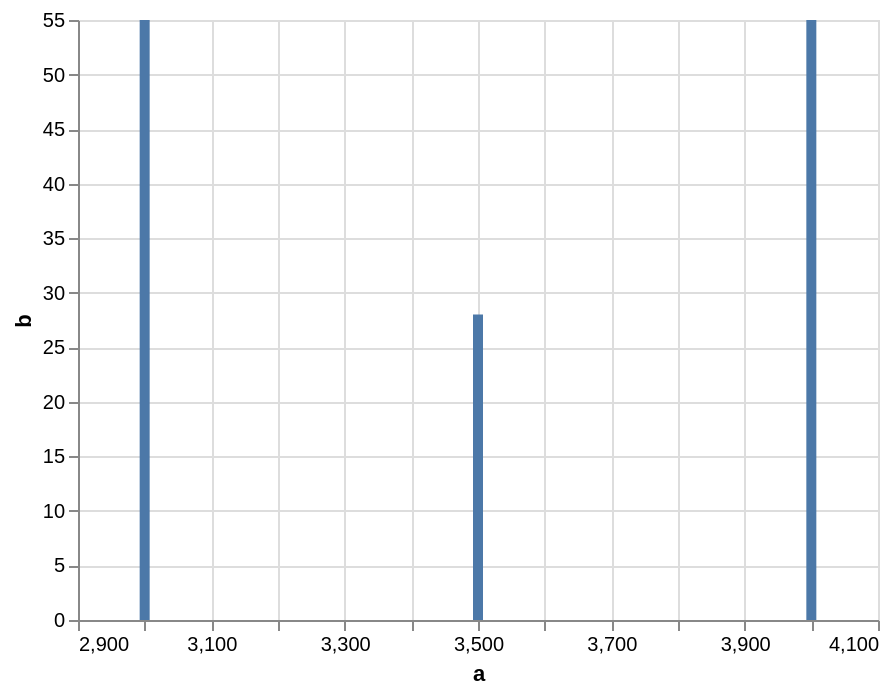

Write a Vega-Lite specification for this figure.
### Vega specification from a JSON file in a GitHub repository (floating-point values rounded to 4 significant figures)
{"$schema": "https://vega.github.io/schema/vega/v5.json", "background": "white", "padding": 5, "width": 400, "height": 300, "style": "cell", "data": [{"name": "source_0", "values": [{"a": 3000, "b": 55}, {"a": 3500, "b": 28}, {"a": 4000, "b": 55}]}, {"name": "data_0", "source": "source_0", "transform": [{"type": "stack", "groupby": ["a"], "field": "b", "sort": {"field": [], "order": []}, "as": ["b_start", "b_end"], "offset": "zero"}, {"type": "filter", "expr": "isValid(datum[\"a\"]) && isFinite(+datum[\"a\"]) && isValid(datum[\"b\"]) && isFinite(+datum[\"b\"])"}]}], "marks": [{"name": "marks", "type": "rect", "style": ["bar"], "from": {"data": "data_0"}, "encode": {"update": {"fill": {"value": "#4c78a8"}, "ariaRoleDescription": {"value": "bar"}, "description": {"signal": "\"a: \" + (format(datum[\"a\"], \"\")) + \"; b: \" + (format(datum[\"b\"], \"\"))"}, "xc": {"scale": "x", "field": "a"}, "width": {"value": 5}, "y": {"scale": "y", "field": "b_end"}, "y2": {"scale": "y", "field": "b_start"}}}}], "scales": [{"name": "x", "type": "linear", "domain": {"data": "data_0", "field": "a"}, "range": [0, {"signal": "width"}], "nice": true, "zero": false, "padding": 5}, {"name": "y", "type": "pow", "domain": {"data": "data_0", "fields": ["b_start", "b_end"]}, "range": [{"signal": "height"}, 0], "nice": true, "zero": true}], "axes": [{"scale": "x", "orient": "bottom", "gridScale": "y", "grid": true, "tickCount": {"signal": "ceil(width/40)"}, "domain": false, "labels": false, "aria": false, "maxExtent": 0, "minExtent": 0, "ticks": false, "zindex": 0}, {"scale": "y", "orient": "left", "gridScale": "x", "grid": true, "tickCount": {"signal": "ceil(height/40)"}, "domain": false, "labels": false, "aria": false, "maxExtent": 0, "minExtent": 0, "ticks": false, "zindex": 0}, {"scale": "x", "orient": "bottom", "grid": false, "title": "a", "labelFlush": true, "labelOverlap": true, "tickCount": {"signal": "ceil(width/40)"}, "zindex": 0}, {"scale": "y", "orient": "left", "grid": false, "title": "b", "labelOverlap": true, "tickCount": {"signal": "ceil(height/40)"}, "zindex": 0}]}
